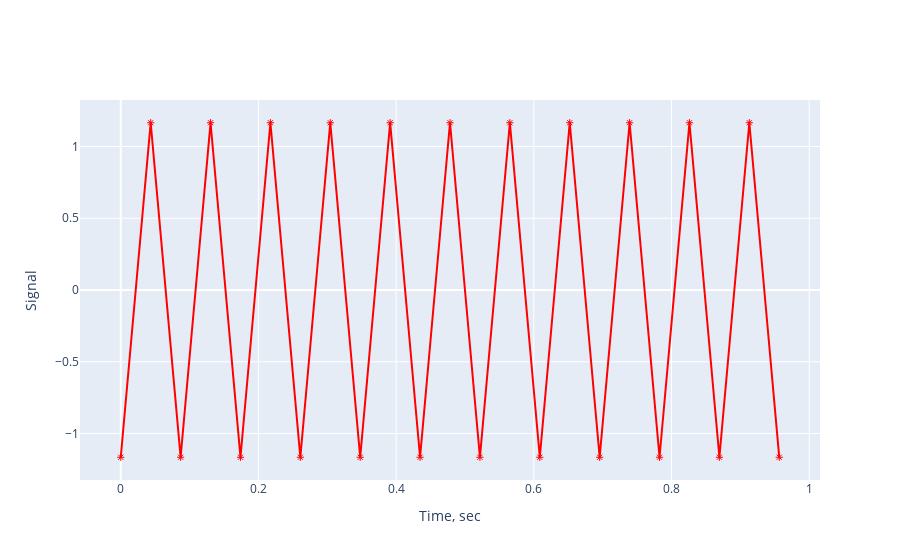

Notebook source saved alongside this figure:
### Code cell
data = [
    go.Scatter(
        x = tn,
        y = y2n,
        mode = 'markers+lines',
        marker = dict(color='red', symbol=135)
    )
]
layout = go.Layout(
    xaxis=dict(title='Time, sec'),
    yaxis=dict(title='Signal')
    )
fig = go.Figure(data=data, layout=layout)
iplot(fig)

### Figure 1 — Plotly figure (JSON) as saved in the notebook; plotly's stock layout.template omitted (floating-point values rounded to 4 significant figures)
{"data": [{"marker": {"color": "red", "symbol": 135}, "mode": "markers+lines", "type": "scatter", "x": [0, 0.04348, 0.08696, 0.1304, 0.1739, 0.2174, 0.2609, 0.3043, 0.3478, 0.3913, 0.4348, 0.4783, 0.5217, 0.5652, 0.6087, 0.6522, 0.6957, 0.7391, 0.7826, 0.8261, 0.8696, 0.913, 0.9565], "y": [-1.165, 1.165, -1.165, 1.165, -1.165, 1.165, -1.165, 1.165, -1.165, 1.165, -1.165, 1.165, -1.165, 1.165, -1.165, 1.165, -1.165, 1.165, -1.165, 1.165, -1.165, 1.165, -1.165]}], "layout": {"xaxis": {"title": {"text": "Time, sec"}}, "yaxis": {"title": {"text": "Signal"}}}}
